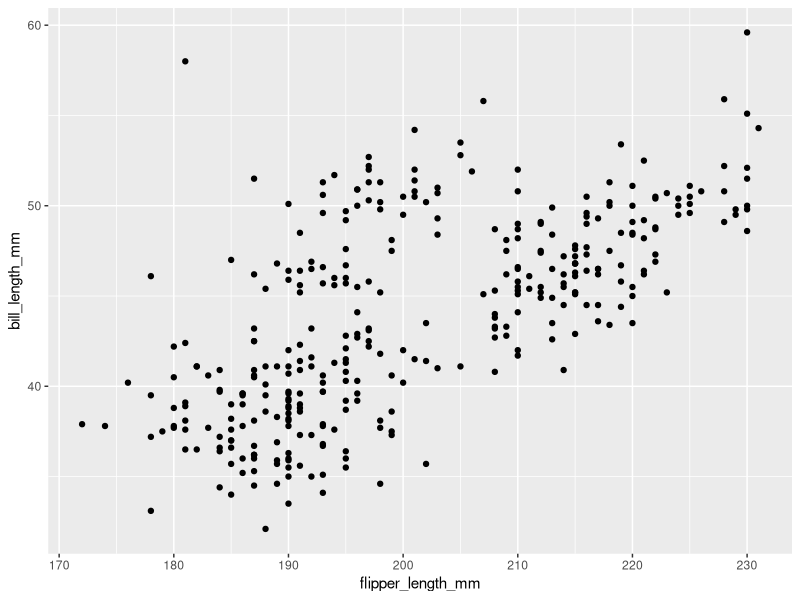

Here is the R script that generated this plot:
## ---- chunk 1
knitr::opts_chunk$set(echo = TRUE, cache = TRUE)

## ---- chunk 2
dati=iris
knitr::kable(head(dati))
## ---- chunk 3

dati2=palmerpenguins::penguins
suppressPackageStartupMessages(library(tidyverse))
library(tidyverse)
ggplot(dati2, aes(flipper_length_mm, bill_length_mm))+
  geom_point()

